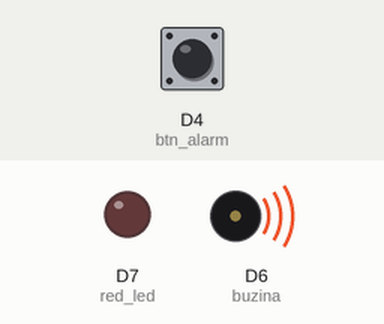
This sketch was run on a simulated ESP8266 (NodeMCU). On the bench: output pins drawn as LEDs (lit = HIGH), buzzer (waves = sounding, pin HIGH). Dashed ring = blinking. Inputs (shaded band) come from the test bench; at power-on: D4 (btn_alarm) HIGH.

Above: at 1.2 s.
1.3 s: D4 (btn_alarm) pulled LOW for 0.15 s
At 1.61 s:
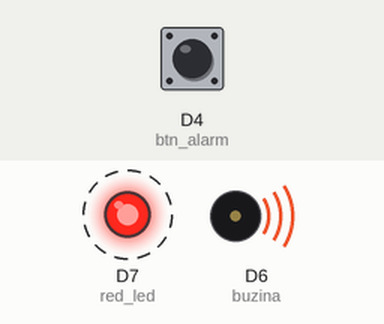
4.4 s: D4 (btn_alarm) pulled LOW for 3.2 s
At 11.6 s:
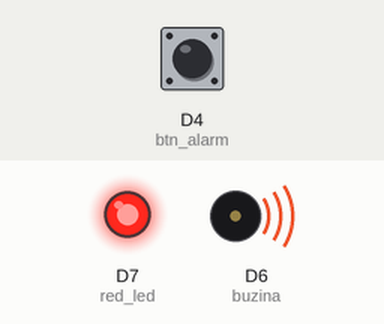
Timing chart, 0 to 16.6 s (numbered marks = the images above; inputs shaded):
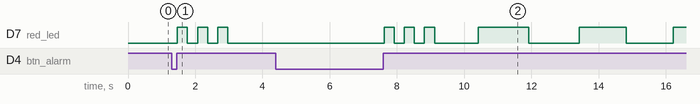

Measured:
- after the input at 1.3 s, D7 (red_led): alternates HIGH for 0.30 s and LOW for 0.30 s, 6 changes in all, then stays LOW, starting after 0.17 s
- after the input at 4.4 s, D7 (red_led): LOW → HIGH after 3.2 s, → LOW 0.30 s later, → HIGH 0.30 s later, → LOW 0.30 s later, … (11 changes in this stretch)

The sketch:

CarAutomation.ino
```cpp
#include "Thread.h"
#include "ThreadController.h"

const int btn_alarm = D4;
const int red_led = D7;
const int buzina = D6;
const int piscas = D5;

const int sensorPower = D3;
const int trig = D2;
const int echo = D1;

int intruder = 0;

long duration;
int distance;


int btn_alrm_prev_state = HIGH;
int btn_alrm_current_state;

int alrmState = 0;

unsigned long keyPrevMillis = 0;
unsigned long keyPressCount = 0;
const unsigned long keySampleIntervalMs = 25;
byte longKeyPressCountMax = 120;    // 120 * 25 = 3000 ms
byte mediumKeyPressCountMin = 20;    // 20 * 25 = 500 ms

static const unsigned long LED_REFRESH_INTERVAL = 5000; // ms
static unsigned long lastRefreshTime = 0;

ThreadController cpu;
Thread led_alrm;
Thread btn;
Thread sensor;
Thread thintruder;

void setup() {

  Serial.begin(115200);
  setBotoes();
  setLeds();
  setSensor();
  setBuzina();

  thintruder.setInterval(500);
  thintruder.onRun(checkIntruder);

  led_alrm.setInterval(5000);
  led_alrm.onRun(checkAlrmState);

  btn.setInterval(25);
  btn.onRun(btnCheck);

  sensor.setInterval(25);
  sensor.onRun(checkSensor);

  cpu.add(&thintruder);
  cpu.add(&led_alrm);
  cpu.add(&btn);
  cpu.add(&sensor);
}

void checkSensor() {
  if(alrmState == 1) {
    digitalWrite(trig, LOW);
    delayMicroseconds(2);

    digitalWrite(trig, HIGH);
    delayMicroseconds(10);
    digitalWrite(trig, LOW);

    duration = pulseIn(echo, HIGH);

    distance = duration * 0.034/2;
    if(distance < 40) {
      intruder = 1;
    }
    Serial.println(distance);
    delay(500);
  }
}


void btnCheck() {
  if(millis() - keyPrevMillis >= keySampleIntervalMs) {
    keyPrevMillis = millis();

    btn_alrm_current_state = digitalRead(btn_alarm);

    if(btn_alrm_prev_state == HIGH && btn_alrm_current_state == LOW) {
      keyPressed();
    }
    else if(btn_alrm_prev_state == LOW && btn_alrm_current_state == HIGH) {
      keyReleased();
    }
    else if(btn_alrm_current_state == LOW) {
      keyPressCount++;
    }
    btn_alrm_prev_state = btn_alrm_current_state;
  }
}

void loop() {
  cpu.run();
}

void checkAlrmState() {
  if(alrmState == 1 && intruder == 0) {
      ledBlink(100);
  }
}

void checkIntruder() {
  if(intruder == 1) {
    alrmState = 0;
    digitalWrite(buzina, !digitalRead(buzina));
    ledBlink(100);
  }
}

void keyPressed() {
  keyPressCount = 0;
}

void keyReleased() {
  if (keyPressCount >= longKeyPressCountMax && alrmState == 0) {
    alrmActivate();
  }
  else {
    if (keyPressCount < mediumKeyPressCountMin) {
      alrmDeactivate();
    }
  }
}

void alrmActivate() {
  intruder = 0;
  for(int i = 0; i < 3; i++) {
    ledBlink(300);
  }
  delay(1000);
  for(int i = 15; i > 0; i--) {
    ledBlink(100 * i);
  }
  alrmState = 1;
  delay(100);
}

void alrmDeactivate() {
  alrmState = 0;
  intruder = 0;
  digitalWrite(buzina, HIGH);
  for(int i = 0; i < 3; i++) {
    ledBlink(300);
  }
}

void ledBlink(int ms) {
    digitalWrite(red_led, HIGH);
    delay(ms);
    digitalWrite(red_led, LOW);
    delay(ms);
}

void setLeds() {
  pinMode(red_led, OUTPUT);
}

void setBuzina() {
  pinMode(buzina, OUTPUT);
  digitalWrite(buzina, HIGH);
}

void setBotoes() {
  pinMode(btn_alarm, INPUT);
}

void setSensor() {
  pinMode(sensorPower, OUTPUT);
  pinMode(trig, OUTPUT);
  pinMode(echo, INPUT);
}
```
